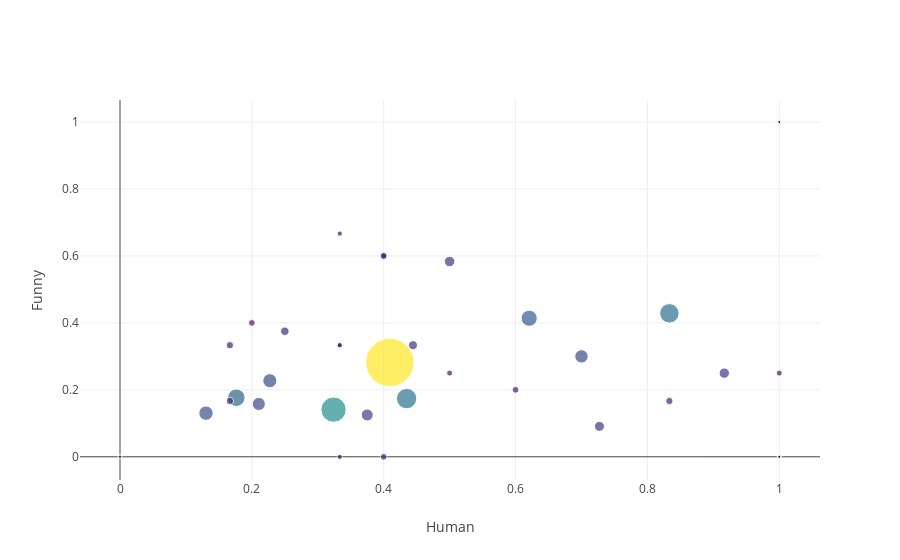

The cell this chart's notebook holds for it:
### Code cell
msize = lambda x: np.sqrt(np.float(x))

fig = tls.make_subplots(rows=1, cols=1)
x = physics_tags.human
y = physics_tags.funny
text = [i + ': ' + str(physics_tags.loc[i]['freq']) for i in physics_tags.index.values]
t = go.Scatter(x=x, y=y, mode='markers', text=text, 
               marker=dict(size=[3*x**0.5 for x in physics_tags.freq], 
                          color=[3*x**0.5 for x in physics_tags.freq],
                          colorscale='Viridis'))
fig.append_trace(t, 1, 1)

fig['layout']['xaxis1'].update(title='Human')
fig['layout']['yaxis1'].update(title='Funny')
fig['layout'].update(hovermode='closest')
plotly.offline.iplot(fig)

### Figure 1 — Plotly figure (JSON) as saved in the notebook; plotly's stock layout.template omitted (floating-point values rounded to 4 significant figures)
{"data": [{"marker": {"color": [48.28, 25.28, 20.35, 19.44, 17.49, 16.16, 14.39, 14.07, 13.42, 13.08, 12, 10.39, 10.39, 9.95, 9, 8.485, 7.348, 7.348, 7.348, 6.708, 6.708, 6.708, 6.708, 6.708, 6, 6, 5.196, 5.196, 5.196, 5.196, 4.243, 4.243, 3, 3, 3, 3, 3, 3, 3, 3, 3, 3], "colorscale": "Viridis", "size": [48.28, 25.28, 20.35, 19.44, 17.49, 16.16, 14.39, 14.07, 13.42, 13.08, 12, 10.39, 10.39, 9.95, 9, 8.485, 7.348, 7.348, 7.348, 6.708, 6.708, 6.708, 6.708, 6.708, 6, 6, 5.196, 5.196, 5.196, 5.196, 4.243, 4.243, 3, 3, 3, 3, 3, 3, 3, 3, 3, 3]}, "mode": "markers", "text": ["physics: 259", "space: 71", "gravity: 46", "technology: 42", "universe: 34", "engineering: 29", "cosmology: 23", "particles: 22", "biology: 20", "quantum: 19", "black holes: 16", "philosophy: 12", "time travel: 12", "psychology: 11", "materials: 9", "time: 8", "maths: 6", "geology: 6", "acoustics: 6", "fluids: 5", "reality: 5", "food: 5", "radiation: 5", "sound: 5", "chemistry: 4", "neuroscience: 4", "music: 3", "climate change: 3", "history: 3", "apocalypse: 3", "meteorology: 2", "science: 2", "computer science: 1", "ecology: 1", "astrophysics: 1", "economics: 1", "nutrition: 1", "medicine: 1", "ethics: 1", "statistics: 1", "evolution: 1", "sociology: 1"], "type": "scatter", "x": [0.4093, 0.3239, 0.4348, 0.8333, 0.1765, 0.6207, 0.1304, 0.2273, 0.7, 0.2105, 0.375, 0.5, 0.9167, 0.7273, 0.4444, 0.25, 0.1667, 0.1667, 0.8333, 0.2, 0.6, 0.4, 0.4, 0.4, 0.5, 1, 0.3333, 0.3333, 0.3333, 0.3333, 0, 1, 1, 1, 1, 1, 0, 1, 1, 1, 1, 1], "xaxis": "x1", "y": [0.2819, 0.1408, 0.1739, 0.4286, 0.1765, 0.4138, 0.1304, 0.2273, 0.3, 0.1579, 0.125, 0.5833, 0.25, 0.09091, 0.3333, 0.375, 0.3333, 0.1667, 0.1667, 0.4, 0.2, 0.6, 0, 0.6, 0.25, 0.25, 0.3333, 0, 0.3333, 0.6667, 0, 0, 0, 0, 0, 0, 0, 1, 0, 1, 1, 0], "yaxis": "y1"}], "layout": {"hovermode": "closest", "xaxis1": {"anchor": "y1", "domain": [0, 1], "title": "Human"}, "yaxis1": {"anchor": "x1", "domain": [0, 1], "title": "Funny"}}}
